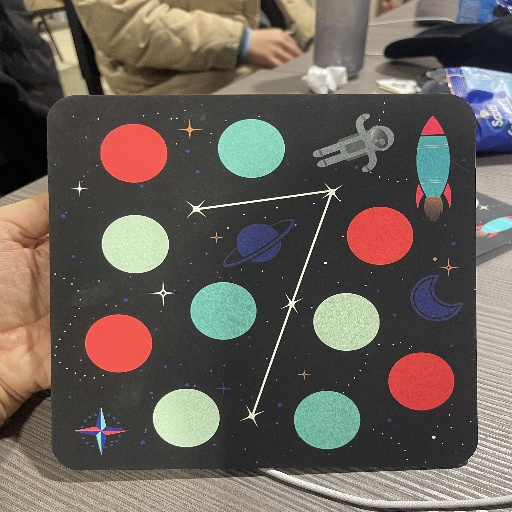
#> input picture meteora-redzone/pads/refs/pad-01.jpg, 512 x 512 px; its folder holds 3 pictures in this run
$ python pad_recognize.py ../pads/refs/pad-01.jpg
#> lines starting #> are read from the running program, lines starting #| are printed output that depends on the picture
#!/usr/bin/env python3
"""
Offline / Mac demo: identify which of the 6 space pads is in a camera frame.

Uses ORB feature matching against resized references in pads/refs/.
Color-circle counts are a weak secondary cue (HSV is lighting-sensitive).

How this will feed Tello moves (live path, later):
  1. Drone/phone frame → identify pad id + rough yaw from rocket/astronaut asymmetry.
  2. Compare id to mission targetPad (e.g. pad-02).
  3. If wrong pad or off-center: issue small meteora-voice move/rotate corrections.
  4. If pad-02 centered and oriented: land (still ARM / human gated upstream).

Usage:
  python tools/pad_recognize.py path/to/frame.jpg
  python tools/pad-recognize.py --self-test
"""

from __future__ import annotations

import argparse
import json
import sys
from pathlib import Path

import cv2
import numpy as np

ROOT = Path(__file__).resolve().parents[1]
REF_DIR = ROOT / "pads" / "refs"


def load_refs():
    orb = cv2.ORB_create(1200)
    refs = {}
    for path in sorted(REF_DIR.glob("pad-*.jpg")):
        img = cv2.imread(str(path))
#> img is the input picture: shape (512, 512, 3); mean B, G, R 88.6, 95.9, 104.3
        if img is None:
            continue
        gray = cv2.cvtColor(img, cv2.COLOR_BGR2GRAY)
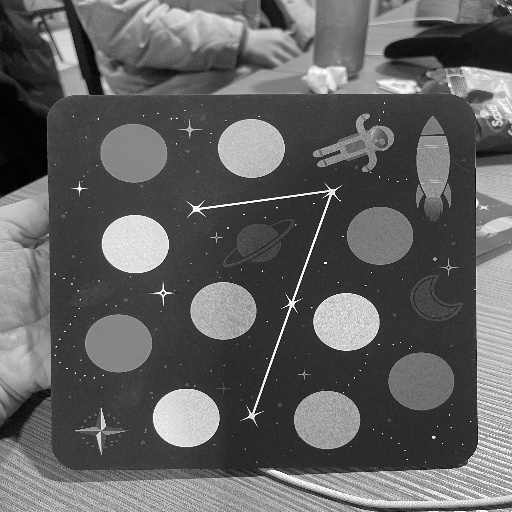
#> gray: shape (512, 512); min 0, max 255, mean 97.6
        kp, des = orb.detectAndCompute(gray, None)
#> kp = 1200 keypoints; strongest (x, y, size): (162, 293, 31), (291, 298, 31), (295, 299, 31), (335, 192, 31)
        refs[path.stem] = {"path": path, "img": img, "kp": kp, "des": des}
#> pass 2 of the loop in load_refs, `for path in sorted(REF_DIR.glob("pad-*.jpg")):`:
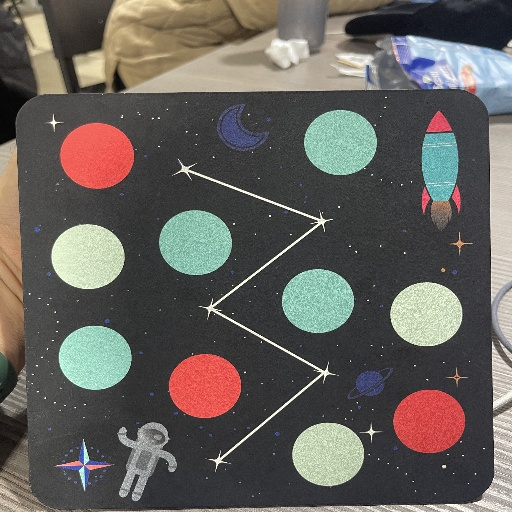
#> input picture meteora-redzone/pads/refs/pad-02.jpg, 512 x 512 px
#> in load_refs, img is the input picture: shape (512, 512, 3); mean B, G, R 92.2, 97, 101.1
#> in load_refs, `gray = cv2.cvtColor(img, cv2.COLOR_BGR2GRAY)`:
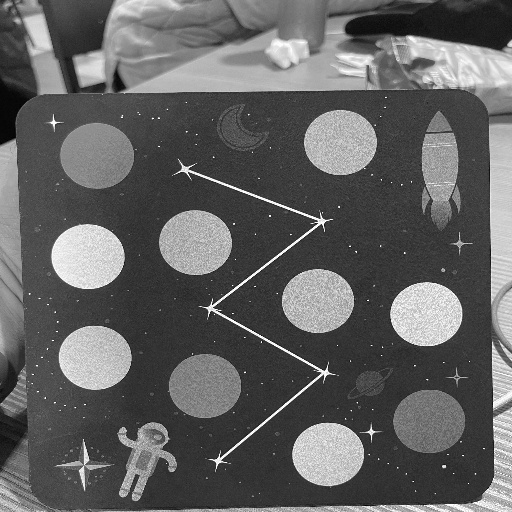
#> gray: shape (512, 512); min 0, max 255, mean 97.7
#> kp = 1200 keypoints; strongest (x, y, size): (215, 461, 31), (319, 372, 31), (223, 459, 31), (320, 226, 31)
#> pass 3 of the loop in load_refs, `for path in sorted(REF_DIR.glob("pad-*.jpg")):`:
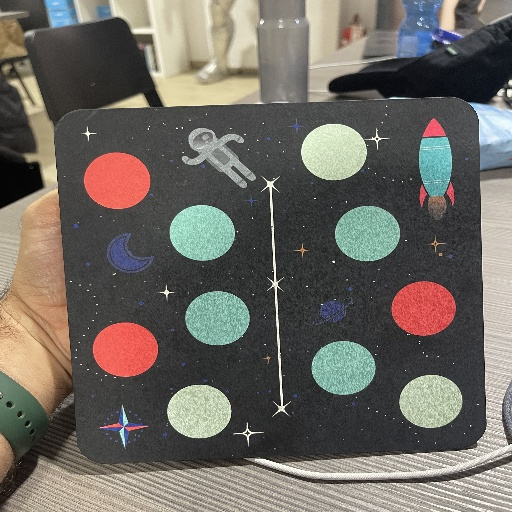
#> input picture meteora-redzone/pads/refs/pad-03.jpg, 512 x 512 px
#> in load_refs, img is the input picture: shape (512, 512, 3); mean B, G, R 98.6, 105.7, 110.3
#> in load_refs, `gray = cv2.cvtColor(img, cv2.COLOR_BGR2GRAY)`:
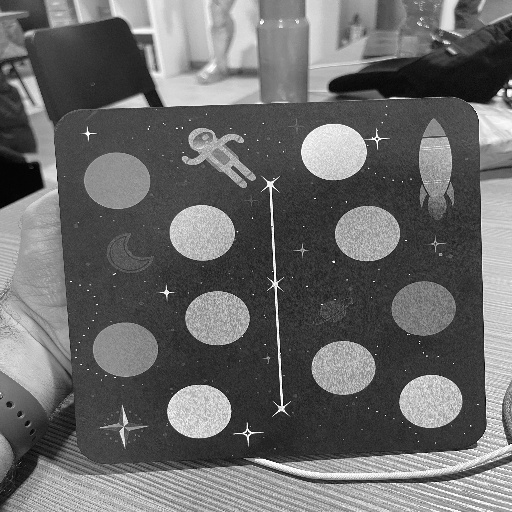
#> gray: shape (512, 512); min 0, max 255, mean 106.3
#> kp = 1200 keypoints; strongest (x, y, size): (247, 432, 31), (376, 138, 31), (284, 403, 31), (244, 434, 31)
    return orb, refs


# [51 lines left out: functions match_pad, self_test, not called in this run]


def main():
    parser = argparse.ArgumentParser(description="Recognize Meteora space pads")
    parser.add_argument("image", nargs="?", help="Camera frame or photo to classify")
    parser.add_argument("--self-test", action="store_true", help="Match each ref against itself (sanity)")
    args = parser.parse_args()

    if not REF_DIR.is_dir():
        print(f"Missing refs at {REF_DIR}", file=sys.stderr)
        sys.exit(2)

    orb, refs = load_refs()
#> refs = 3 items
    if len(refs) < 6:
        print(f"Expected 6 refs, found {len(refs)} in {REF_DIR}", file=sys.stderr)
#> (the run stopped early here; a loop or call above may not have finished)
